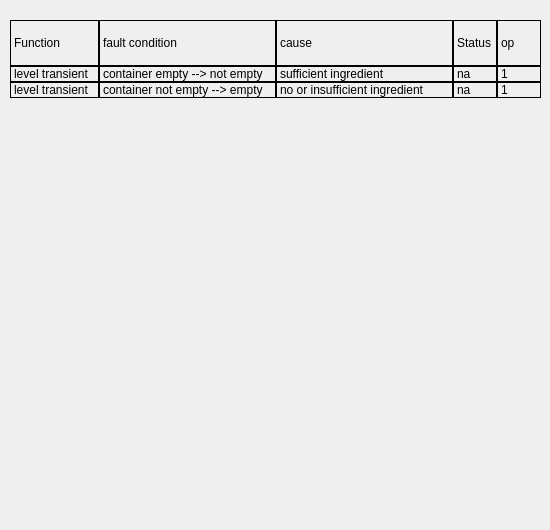
       <widget class="QWidget" name="pg_contain">
        <widget class="QWidget" name="verticalLayoutWidget_8">
         <property name="geometry">
          <rect>
           <x>10</x>
           <y>20</y>
           <width>531</width>
           <height>501</height>
          </rect>
         </property>
         <layout class="QVBoxLayout" name="verticalLayout_8" stretch="1,10">
          <property name="spacing">
           <number>0</number>
          </property>
          <item>
           <layout class="QHBoxLayout" name="horizontalLayout_9" stretch="2,4,4,1,1">
            <property name="spacing">
             <number>0</number>
            </property>
            <item>
             <widget class="QLabel" name="label_138">
              <property name="frameShape">
               <enum>QFrame::Panel</enum>
              </property>
              <property name="text">
               <string>Function</string>
              </property>
             </widget>
            </item>
            <item>
             <widget class="QLabel" name="label_139">
              <property name="frameShape">
               <enum>QFrame::Panel</enum>
              </property>
              <property name="text">
               <string>fault condition</string>
              </property>
             </widget>
            </item>
            <item>
             <widget class="QLabel" name="label_140">
              <property name="frameShape">
               <enum>QFrame::Panel</enum>
              </property>
              <property name="text">
               <string>cause</string>
              </property>
             </widget>
            </item>
            <item>
             <widget class="QLabel" name="label_152">
              <property name="frameShape">
               <enum>QFrame::Panel</enum>
              </property>
              <property name="text">
               <string>Status</string>
              </property>
             </widget>
            </item>
            <item>
             <widget class="QLabel" name="label_153">
              <property name="frameShape">
               <enum>QFrame::Panel</enum>
              </property>
              <property name="text">
               <string>op</string>
              </property>
             </widget>
            </item>
           </layout>
          </item>
          <item>
           <layout class="QGridLayout" name="gridLayout_8" columnstretch="2,4,4,1,1">
            <property name="spacing">
             <number>0</number>
            </property>
            <item row="0" column="0">
             <widget class="QLabel" name="label_155">
              <property name="frameShape">
               <enum>QFrame::Panel</enum>
              </property>
              <property name="text">
               <string>level transient </string>
              </property>
             </widget>
            </item>
            <item row="0" column="3">
             <widget class="QLabel" name="label_156">
              <property name="frameShape">
               <enum>QFrame::Panel</enum>
              </property>
              <property name="text">
               <string>na</string>
              </property>
             </widget>
            </item>
            <item row="0" column="2">
             <widget class="QLabel" name="label_157">
              <property name="frameShape">
               <enum>QFrame::Panel</enum>
              </property>
              <property name="text">
               <string>sufficient ingredient</string>
              </property>
             </widget>
            </item>
            <item row="1" column="3">
             <widget class="QLabel" name="label_158">
              <property name="frameShape">
               <enum>QFrame::Panel</enum>
              </property>
              <property name="text">
               <string>na</string>
              </property>
             </widget>
            </item>
            <item row="1" column="0">
             <widget class="QLabel" name="label_159">
              <property name="frameShape">
               <enum>QFrame::Panel</enum>
              </property>
              <property name="text">
               <string>level transient </string>
              </property>
             </widget>
            </item>
            <item row="0" column="4">
             <widget class="QLabel" name="label_163">
              <property name="frameShape">
               <enum>QFrame::Panel</enum>
              </property>
              <property name="text">
               <string>1</string>
              </property>
             </widget>
            </item>
            <item row="0" column="1">
             <widget class="QLabel" name="label_165">
              <property name="frameShape">
               <enum>QFrame::Panel</enum>
              </property>
              <property name="text">
               <string>container empty --&gt; not empty</string>
              </property>
             </widget>
            </item>
            <item row="1" column="1">
             <widget class="QLabel" name="label_154">
              <property name="frameShape">
               <enum>QFrame::Panel</enum>
              </property>
              <property name="text">
               <string>container not empty --&gt; empty</string>
              </property>
             </widget>
            </item>
            <item row="1" column="2">
             <widget class="QLabel" name="label_160">
              <property name="frameShape">
               <enum>QFrame::Panel</enum>
              </property>
              <property name="text">
               <string>no or insufficient ingredient</string>
              </property>
             </widget>
            </item>
            <item row="1" column="4">
             <widget class="QLabel" name="label_145">
              <property name="frameShape">
               <enum>QFrame::Panel</enum>
              </property>
              <property name="text">
               <string>1</string>
              </property>
             </widget>
            </item>
            <item row="2" column="0">
             <spacer name="verticalSpacer">
              <property name="orientation">
               <enum>Qt::Vertical</enum>
              </property>
              <property name="sizeHint" stdset="0">
               <size>
                <width>20</width>
                <height>40</height>
               </size>
              </property>
             </spacer>
            </item>
           </layout>
          </item>
         </layout>
        </widget>
       </widget>
